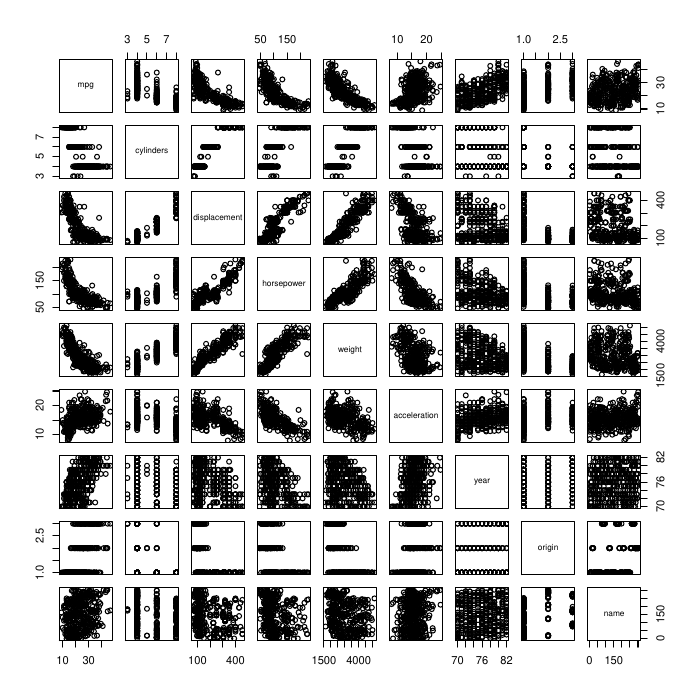

The R source for this figure:
library(ISLR)
pdf("/home/[user]/Desktop/ISLR-Exercises/Chapter 3/3.7.9.pdf")
pairs(Auto)
fix(Auto)
names(Auto)
Auto = Auto[,-9]
fix(Auto)
cor(Auto)
lm.fit=lm(mpg~., data = Auto)
summary(lm.fit)
# Yes, there is a relation between the predictors and response
# displacement, weight, year, origin
# mpg increases with newer cars
par(mfrow=c(2,2))
plot(lm.fit)
# the residuals vs fitted has a pattern, suggesting non-linear fit
# observation 14 has a very large leverage 
lm.try1 = lm(mpg~displacement+weight+year+origin, data=Auto)
anova(lm.try1,lm.fit)
lm.try2 = lm(mpg~displacement:weight+weight+year+origin+I(displacement^0.5), data=Auto)
summary(lm.try2)
lm.try3 = lm(mpg~displacement*weight+year+origin, data=Auto)
summary(lm.try2)
anova(lm.try2,lm.try3)
lm.try4 = lm(mpg~displacement*weight+year+origin+horsepower, data = Auto)
anova(lm.try3,lm.try4)
summary(lm.try4)
lm.try5 = lm(mpg~displacement*weight+year+origin+I(horsepower^0.5), data = Auto)
anova(lm.try4,lm.try5)
summary(lm.try5)
# Minor improvements are seen if the variables are transformed, while interaction effect impacts the models in a larger way
# Trying out comparision test:
?AIC
AIC(lm.try5, lm.try1, k=2)
anova(lm.try5)
dev.off()
